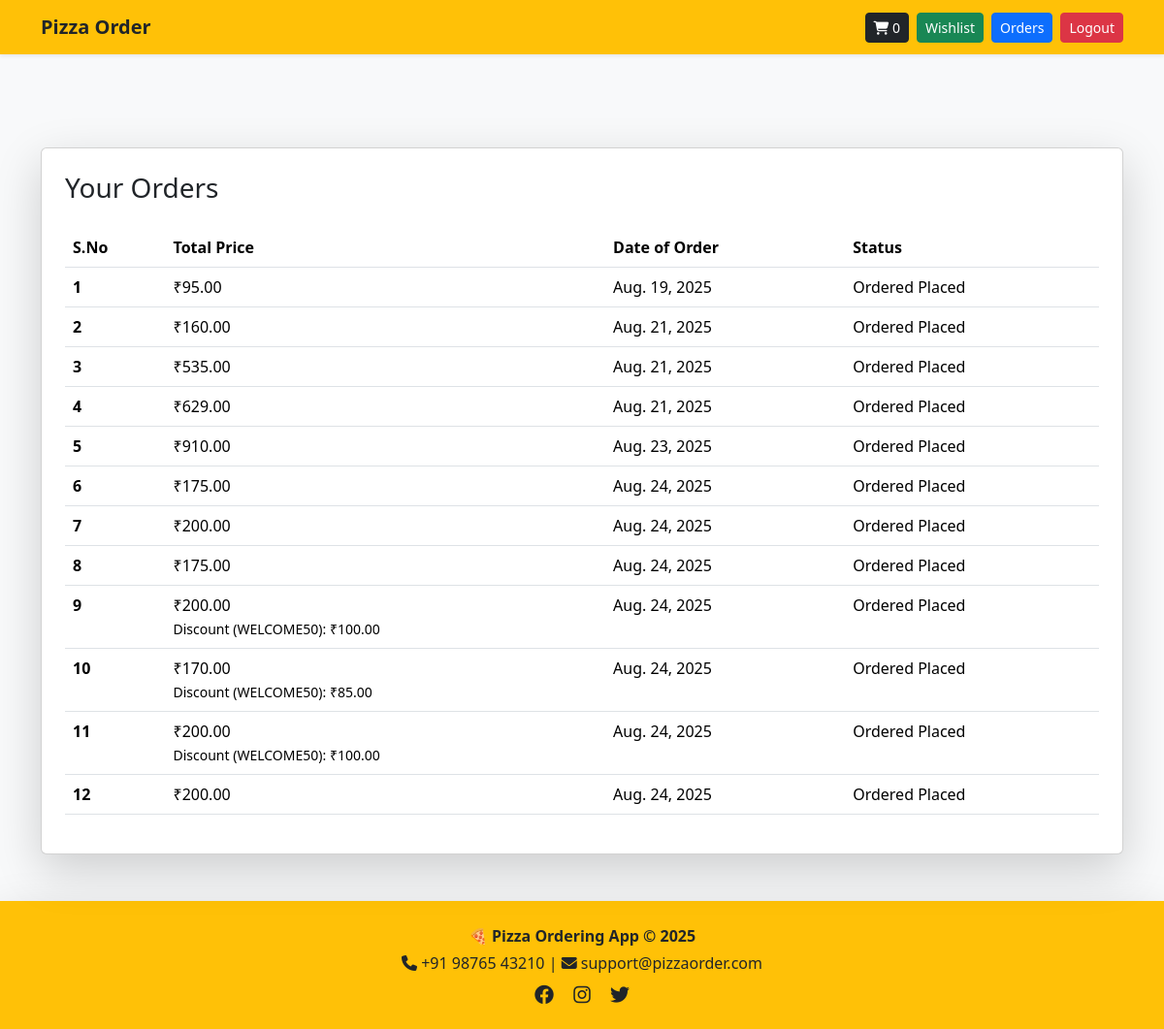
Before: /orders/ (signed in) with the older database file.
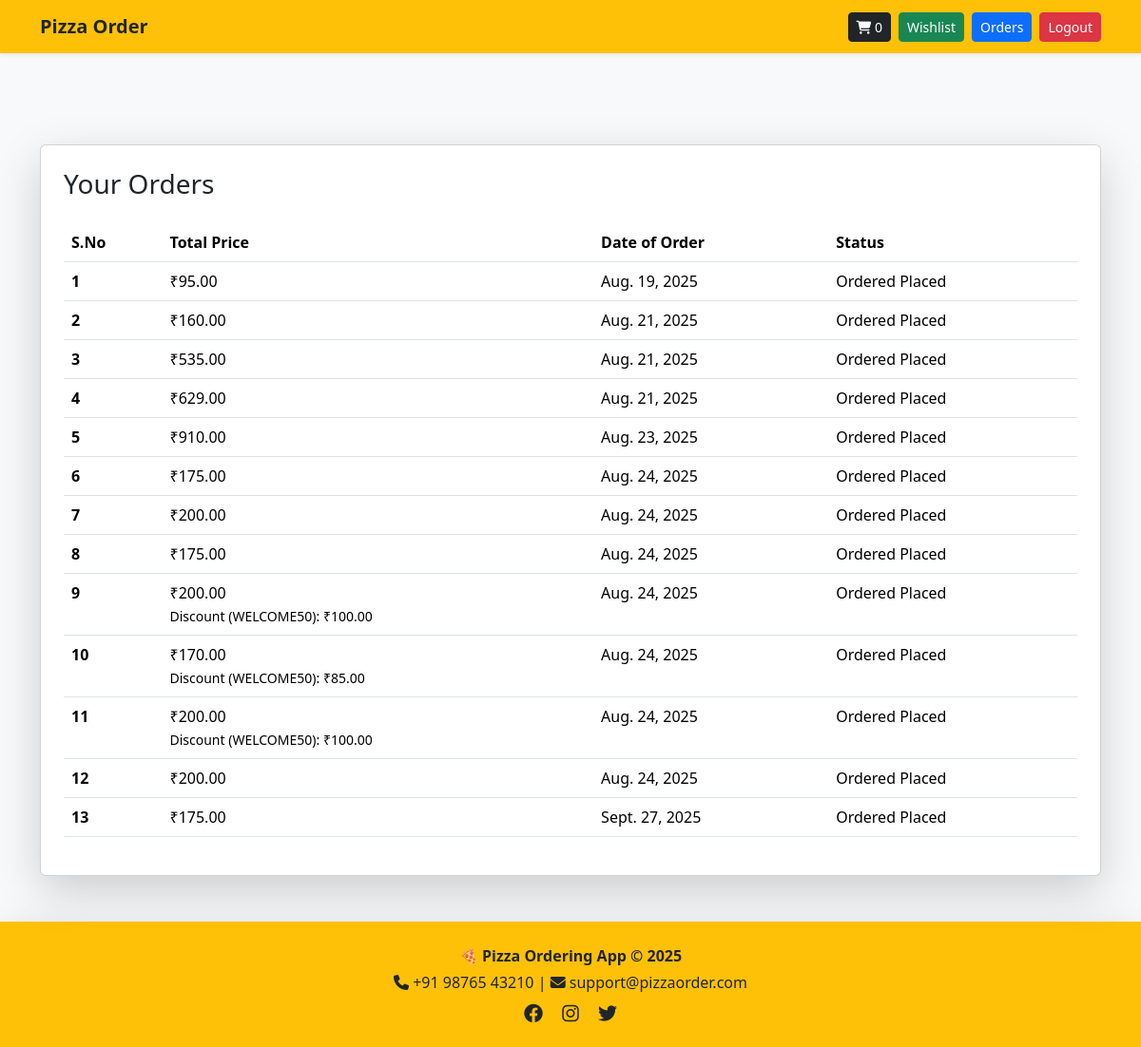
After: the same page with the newer database file.
### app/models.py (models this page shows, shortened)
class BaseModel(models.Model):
    uuid = models.UUIDField(default=uuid.uuid4,editable=False,primary_key=True)
    created_at = models.DateField(auto_now_add=True)
    updated_at = models.DateField(auto_now_add=True)
    class Meta:
        abstract = True

class Cart(BaseModel):
    user = models.ForeignKey(User, on_delete=models.SET_NULL,null=True,blank=True,related_name="carts")
    is_paid=models.BooleanField(default=False)
    discount_amount = models.FloatField(default=0)
    applied_coupon = models.CharField(max_length=50, blank=True, null=True)
    def get_cart_total(self):
     total = CartItem.objects.filter(cart=self).aggregate(Sum('pizza__pizza_price'))['pizza__pizza_price__sum']
     return total if total is not None else 0

### app/views.py (the view)
# urls.py: path('orders/',orders,name='orders'),
@login_required(login_url='/login/')
def orders(request):
   orders=Cart.objects.filter(is_paid=True,user=request.user)
   context={'orders':orders}
   return render(request,'orders.html',context)

### app/templates/orders.html
{% extends "base.html" %}
{% block start %}
<div class="container card shadow-lg mt-5 p-4">
    <h3 class="mb-4">Your Orders</h3>
    <table class="table">
        <thead>
            <tr>
                <th scope="col">S.No</th>
                <th scope="col">Total Price</th>
                <th scope="col">Date of Order</th>
                <th scope="col">Status</th>
            </tr>
        </thead>
        <tbody>
            {% for order in orders %}
            <tr>
                <th scope="row">{{ forloop.counter }}</th>
                <td>
    ₹{{ order.get_cart_total|floatformat:2 }}
    {% if order.discount_amount %}
        <br>
        <small>Discount ({{ order.applied_coupon }}): ₹{{ order.discount_amount|floatformat:2 }}</small>
        <br>
    {% endif %}
</td>
                <td>{{ order.created_at }}</td>
                <td>Ordered Placed</td>
            </tr>
            {% empty %}
            <tr>
                <td colspan="4" class="text-center">Place your first order</td>
            </tr>
            {% endfor %}
        </tbody>
    </table>
</div>
{% endblock %}

Changed rows visible on the page:
added Cart: get_cart_total "175.00", created_at "Sept. 27, 2025"
